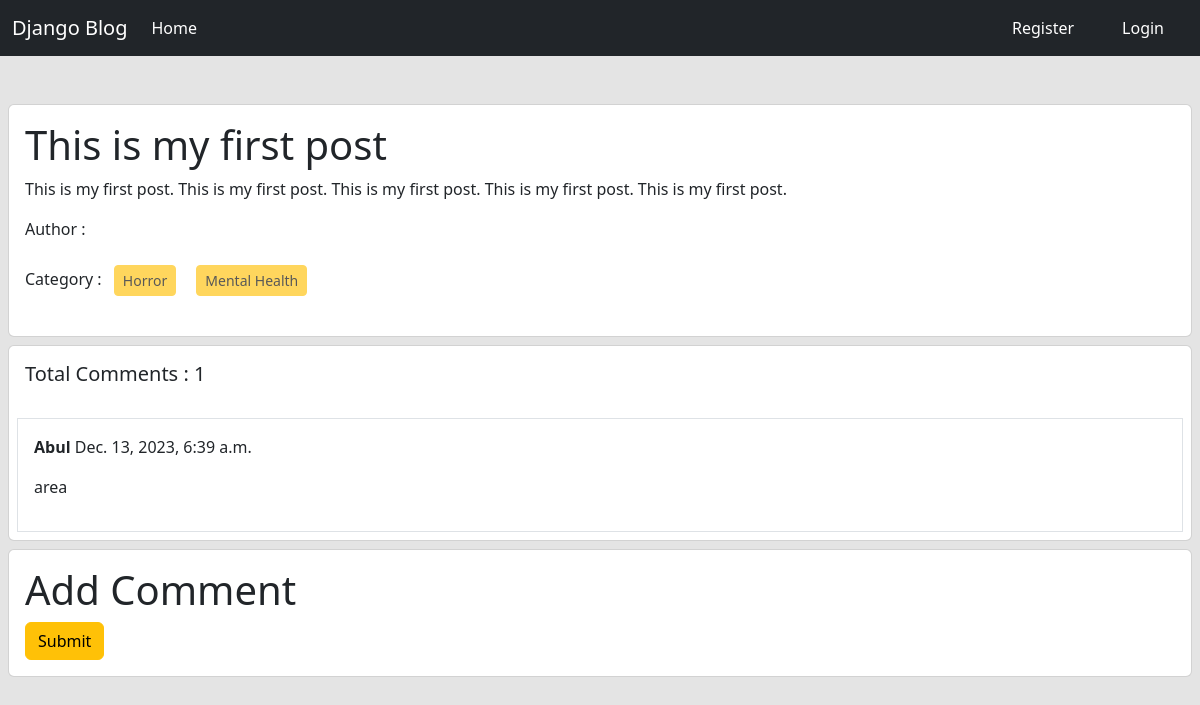
Screenshot of /posts/details/3/ with the database file from the repository.
### posts/models.py (models this page shows, shortened)
class Post(models.Model):
    title = models.CharField(max_length=100)
    content = models.TextField()
    category = models.ManyToManyField(Category)
    author = models.ForeignKey(User, on_delete=models.CASCADE)
    image = models.ImageField(upload_to='posts/media/uploads/', null=True, blank=True)

class Comment(models.Model):
    post = models.ForeignKey(Post, on_delete=models.CASCADE, related_name='comments')
    name = models.CharField(max_length=80)
    email = models.EmailField()
    body = models.TextField()
    created_on = models.DateTimeField(auto_now_add=True)
    active = models.BooleanField(default=False)
    class Meta:
        ordering = ['created_on']

### categories/models.py (models this page shows, shortened)
class Category(models.Model):
    name = models.CharField(max_length=100)
    slug = models.SlugField(max_length=100, unique=True, null=True, blank=True)

### posts/views.py (the view, shortened to what this page needs)
# urls.py: path('details/<int:pk>/', views.DetaiPostsView.as_view(), name='detail_post'),
class DetaiPostsView(DetailView):
    model = Post
    template_name = 'post_details.html'
    def get_context_data(self, **kwargs):
        context = super().get_context_data(**kwargs)
        post = self.object
        comments = post.comments.all()
        comment_form = forms.CommentForm()
        context['comment_form'] = comment_form
        context['comments'] = comments
        return context

### posts/templates/post_details.html (shortened to what this page needs)
{% extends 'base.html' %}
{% load crispy_forms_tags %}
{% block content %}
<div class="col-12">
    <div class="card m-2">
        <div class="card-body">
            <h1 class="card-title">{{post.title}}</h1>
            <p class="card-text">{{post.content}}</p>
            <p>Author : {{post.author.first_name}} {{post.author.last_name}}</p>
            <p>
                Category : {% for cat in post.category.all %}
                <button class="btn btn-warning btn-sm m-2" disabled>
                    {{cat.name}}
                </button>
                {% endfor %}
            </p>
        </div>
    </div>
</div>
<div class="card m-2">
    <h5 class="p-3">Total Comments : {{comments | length}}</h5>
    {% for comment in comments %}
    <div class="card-body border m-2">
        <p><b>{{comment.name}}</b> {{comment.created_on}}</p>
        <p>{{comment.body}}</p>
    </div>
    {% endfor %}
</div>
<div class="card m-2">
    <div class="card-body">
        <form method="post">
            <h1>Add Comment</h1>
            <button class="btn btn-warning" type="submit">Submit</button>
        </form>
    </div>
</div>
{% endblock %}

### rows the page displays
Post: title "This is my first post", content "This is my first post. This is my first post. This is my first post. This is my first post. This is my first post."
Category: name "Horror"
Category: name "Mental Health"
Comment: name "Abul", created_on "Dec. 13, 2023, 6:39 a.m.", body "area"

### other values shown
{{ comments | length }} "1"
